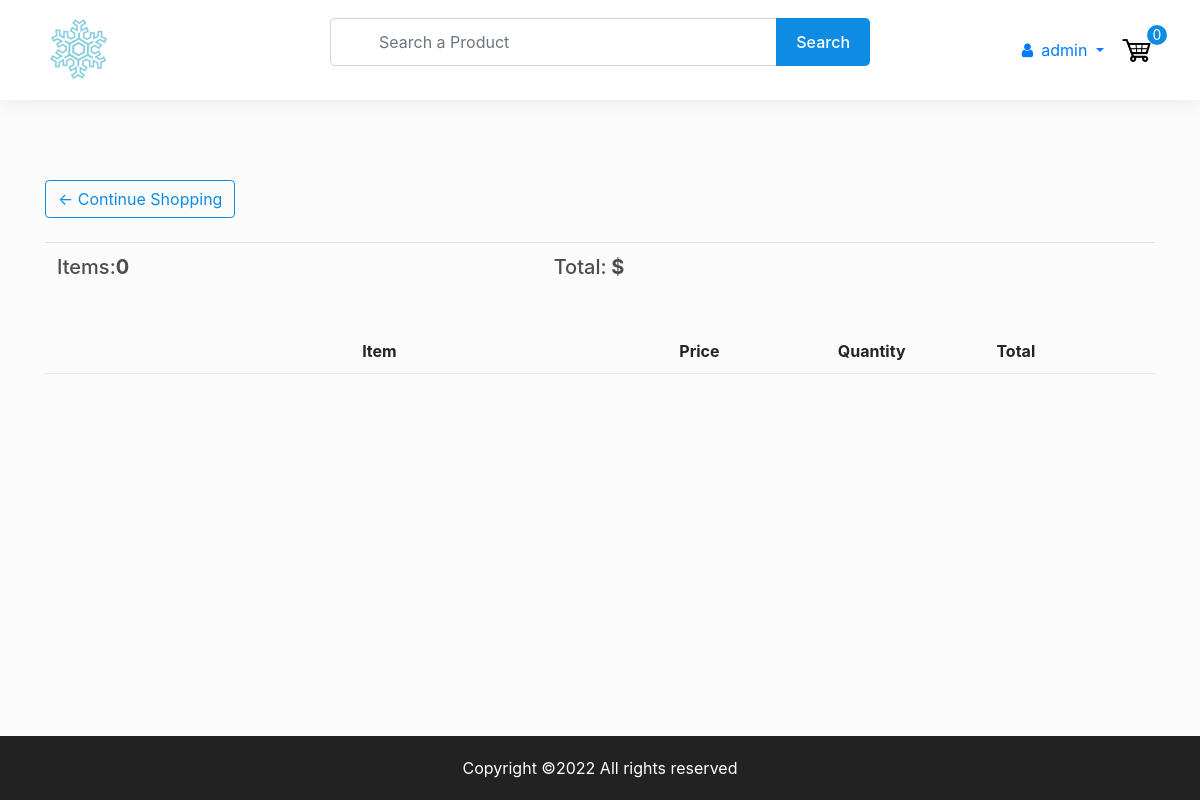
The app's page /cart/ (signed in), older data.
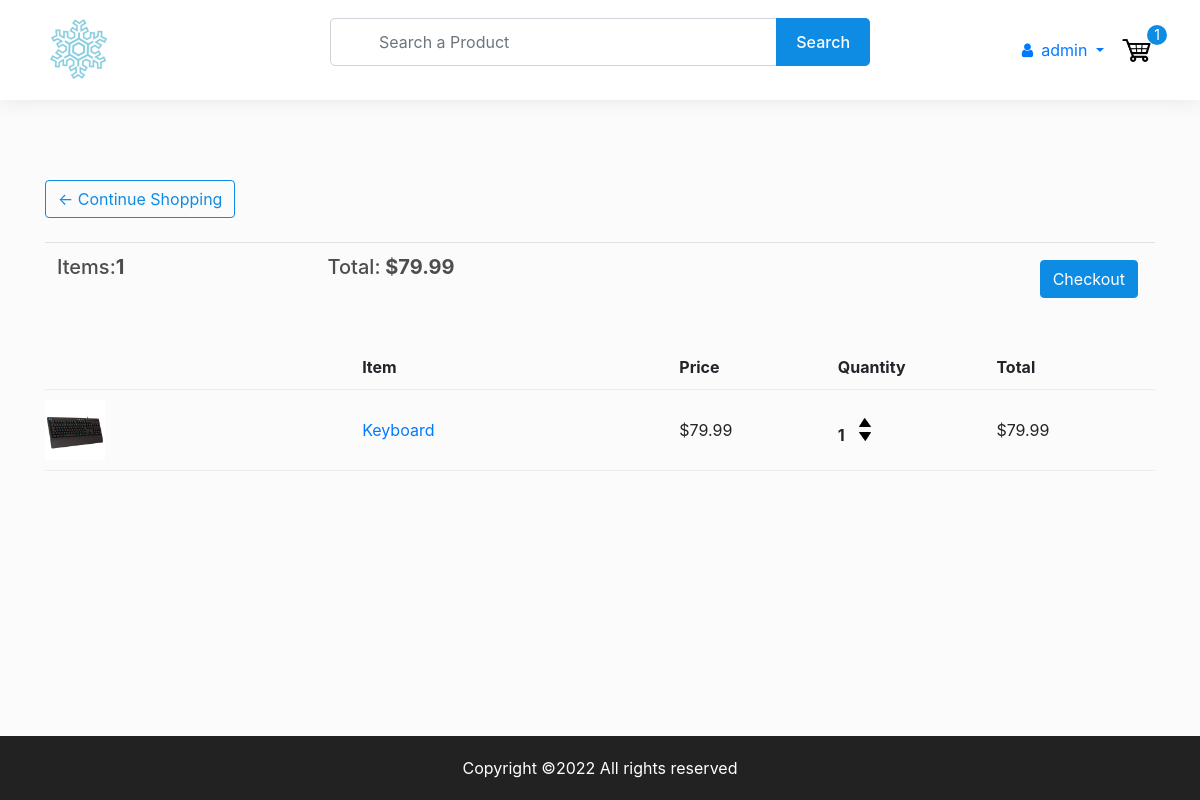
The same page, newer data.
### store/models.py (models this page shows, shortened)
class Order(models.Model):
    customer = models.ForeignKey(
        Customer, on_delete=models.CASCADE, blank=True, null=True
    )
    items = models.ManyToManyField(OrderItem)
    date_orderd = models.DateTimeField(auto_now_add=True)
    ordered = models.BooleanField(default=False, null=False, blank=False)
    delivered = models.BooleanField(default=False)
    total_price = models.FloatField(max_length=200, null=True)  # added
    sphipping_address = models.ForeignKey(
        "ShippingAddress", on_delete=models.SET_NULL, blank=True, null=True
    )
    payment = models.ForeignKey(
        "Payment", on_delete=models.SET_NULL, blank=True, null=True
    )
    @property
    def get_total(self):
        total = 0
        for order_items in self.items.all():
            total = total + order_items.get_total_item_price
        return total
    @property
    def get_cart_items(self):
        total = 0
        for order_item in self.items.all():
            total += order_item.quantity
        return total

class OrderItem(models.Model):
    customer = models.ForeignKey(
        Customer, on_delete=models.CASCADE, blank=True, null=True
    )
    product = models.ForeignKey(Product, on_delete=models.CASCADE, null=True)
    quantity = models.IntegerField(default=0, null=True, blank=True)
    ordered = models.BooleanField(default=False)
    @property
    def get_total_item_price(self):
        total = self.product.price * self.quantity
        return total

class Product(models.Model):
    name = models.CharField(max_length=200, null=True)
    price = models.DecimalField(max_digits=7, decimal_places=2)
    digital = models.BooleanField(default=False, null=True, blank=False)
    image = models.ImageField(null=True, blank=True)
    status = models.BooleanField(default=False, null=True, blank=False)  # changed
    description = models.TextField(max_length=1000, null=True, blank=True)  # added
    @property
    def imageURL(self):
        try:
            url = self.image.url
        except:
            url = ""
        return url

### store/views.py (the view)
# urls.py: path("cart/", views.cart, name="cart"),
@login_required(login_url="login")
def cart(request):
    try:
        customer = get_object_or_404(Customer, user=request.user)
        order = Order.objects.get(customer=customer, ordered=False)
        context = {"object": order}
        return render(request, "store/cart.html", context)
    except ObjectDoesNotExist:
        context = {}
        return render(request, "store/cart.html", context)

### context_processors/context_processors.py (called while the page is built, shortened)
def total_cart_items(request):
    if request.user.is_authenticated:
        customer = Customer.objects.filter(user=request.user).first()
        if customer is None:
            return {"totalCartItems": 0}
        order = Order.objects.filter(customer=customer, ordered=False).first()
        if order is None:
            return {"totalCartItems": 0}
        cartItems = order.get_cart_items
    return {"totalCartItems": cartItems}

### store/templates/store/cart.html (shortened to what this page needs)
{% extends 'store/header.html' %}
{% load static %}
{% block content %}
	<section>
		<div class="container">
			<div class="row">
				<div class="col-lg-12">
					<div class="box-element">
						<a  class="btn btn-outline-primary" href="{% url 'store' %}">&#x2190; Continue Shopping</a>
						<br>
						<br>
						<table class="table">
							<tr>
								<th><h5>Items:<strong id="total_cart_items">{{totalCartItems}}</strong></h5></th>
								<th><h5>Total:<strong id="total_price"> ${{object.get_total}}</strong></h5></th>
								<th>
									{% if object.get_total %}
									<a  style="float:right; margin:5px;" class="btn btn-primary" href="{% url 'checkout' %}">Checkout</a>
									{% endif %}
								</th>
							</tr>
						</table>
					</div>
					<br>
					<div class="box-element">
						<div class="cart-row">
							<div style="flex:2"><strong>Item</strong></div>
							<div style="flex:1"><strong>Price</strong></div>
							<div style="flex:1"><strong>Quantity</strong></div>
							<div style="flex:1"><strong>Total</strong></div>
						</div>
						{% for item in object.items.all %}
						<div class="cart-row" id="rowid{{item.product.id}}">
							<div style="flex:2"><img class="row-image" src="{{item.product.imageURL}}"></div>
							<div style="flex:2"><p><a href="{% url 'details' item.product.id %}">{{item.product.name}}</a></p></div>
							<div style="flex:1"><p id="price{{item.product.id}}">${{item.product.price|floatformat:2}}</p></div>
							<div style="flex:1">
								<p class="quantity" id="q{{item.product.id}}">{{item.quantity}}</p>
								<div class="quantity">
									<a href="{% url 'add_to_cart' %}" class="add-btn" id="{{item.product.id}}"><img class="chg-quantity" src="{% static  'images/arrow-up.png' %}"></a>
									<a href="{% url 'remove_from_cart' %}" class="remove-btn" id="{{item.product.id}}"><img class="chg-quantity" src="{% static  'images/arrow-down.png' %}"></a>
								</div>
							</div>
							<div style="flex:1"><p id="tprice{{item.product.id}}">${{item.get_total_item_price}}</p></div>
						</div>
						{% endfor %}
					</div>
				</div>
			</div>
		</div>
	</section>
{% endblock content %}

### store/templates/store/header.html (shortened to what this page needs)
<!DOCTYPE html>
{% load static %}
<html>
    <head>
        <link
            rel="stylesheet"
            href="https://stackpath.bootstrapcdn.com/bootstrap/4.4.1/css/bootstrap.min.css"
        />
        <link
            rel="stylesheet"
            type="text/css"
            href="{% static 'css/style.css' %}"
        />
        <link rel="stylesheet" href="https://cdnjs.cloudflare.com/ajax/libs/lightgallery/2.3.0/css/lightgallery-bundle.min.css" />
        <link
        rel="stylesheet"
        href="https://unpkg.com/@trevoreyre/autocomplete-js/dist/style.css"
        />
        <link rel='stylesheet' href='https://maxcdn.bootstrapcdn.com/font-awesome/4.5.0/css/font-awesome.min.css' >
    </head>
    <body>
        <div id="page-container">
            <header>
                <div class="container">
                    <div class="row align-items-center">
                        <div class="col-6 col-lg-3 order-1">
                            <a href="{% url 'store' %}" class="logo mr-5">
                                <img src="{% static 'images/logo-1.png' %}" />
                            </a>
                        </div>
                        <div class="col-lg-6 order-3 order-lg-2 mt-2 mt-lg-0">
                            <form id="autocomplete" class="autocomplete" action="/search" method="get">
                                <div class="form-group mb-0">
                                    <input type="text" class="autocomplete-input form-control sm-2 mr-5 pl-5" name="search" placeholder="Search a Product">
                                </div>
                                <button type="submit">Search</button>
                            </form>
                        </div>
                        <div class="col-6 col-lg-3 order-2 order-lg-3">
                            <div class="header-right d-flex align-items-center justify-content-end">
                                {% if request.user.is_authenticated %}
                                    <div class="dropdown">
                                        <a href="#" class="dropdown-toggle" data-toggle="dropdown" aria-haspopup="true" aria-expanded="false">
                                            <i class="fa fa-user mr-2"></i>{{request.user}}
                                        </a>
                                    </div>
                                {% else %}
                                    <a href="{% url 'login' %}" class="btn btn-outline-primary">Login</a>
                                {% endif %}
                                <div class="cart ml-3">
                                    <a href="{% url 'cart' %}">
                                        <img src="{% static 'images/cart.png' %}" />
                                    </a>
                                    <p id="totalCartNo">{{totalCartItems}}</p>
                                </div>
                            </div>
                        </div>
                    </div>
                </div>
            </header>
            <div id="content-wrap">
                {% block content %}
                {% endblock content %}
            </div>
            <footer>
                <div class="container text-center">
                    <p>Copyright ©2022 All rights reserved</p>
                </div>
            </footer>
        </div>
    </body>
</html>

Row changes from the older to the newer data that the page shows:
added Order: get_total "79.99"
added OrderItem: product.imageURL (picture), product.name "Keyboard", product.price "79.99", quantity "1", get_total_item_price "79.99"
Text that changed along with them:
{{ totalCartItems }}: "0" → "1"
text now shown: "Checkout"
